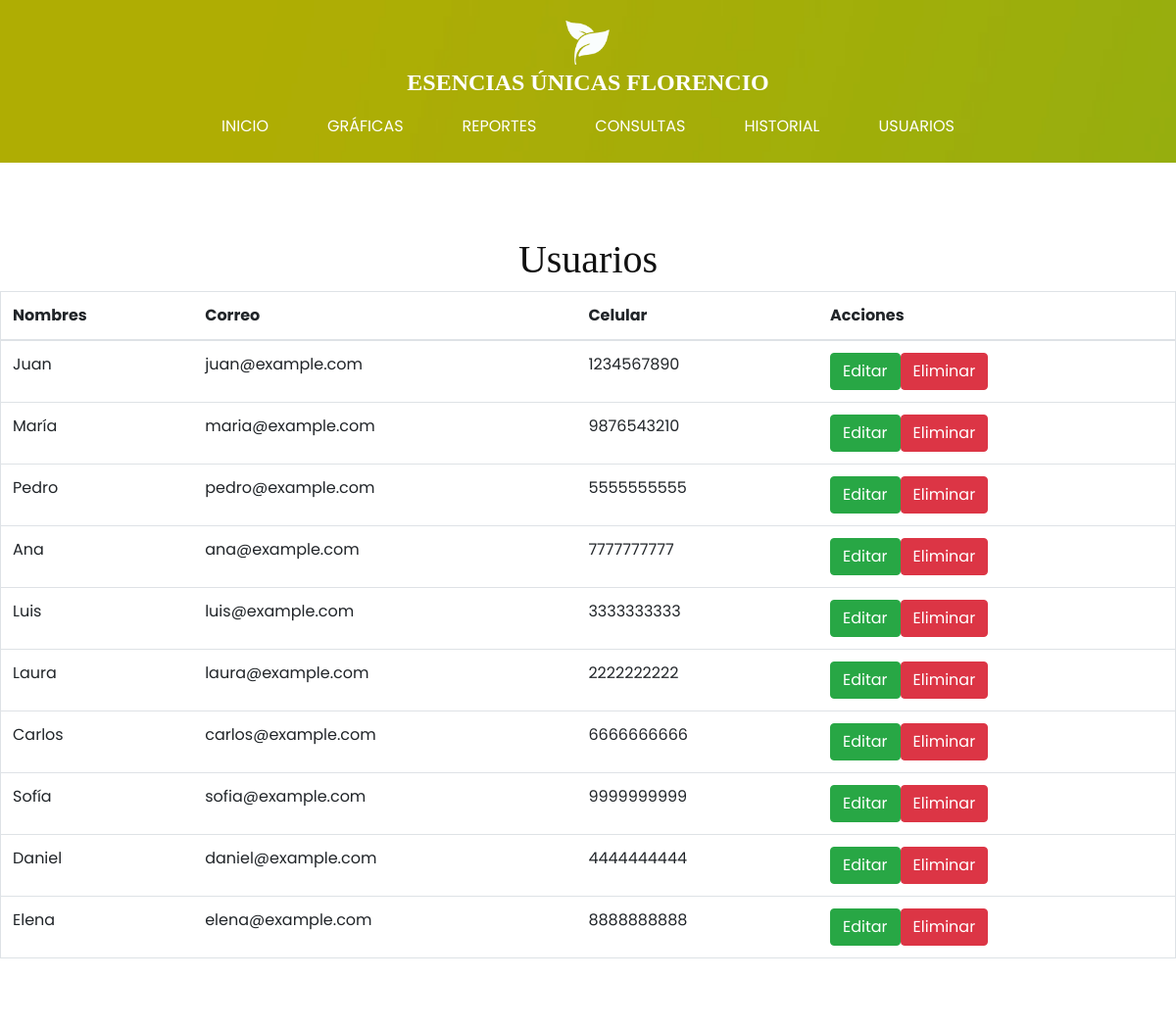
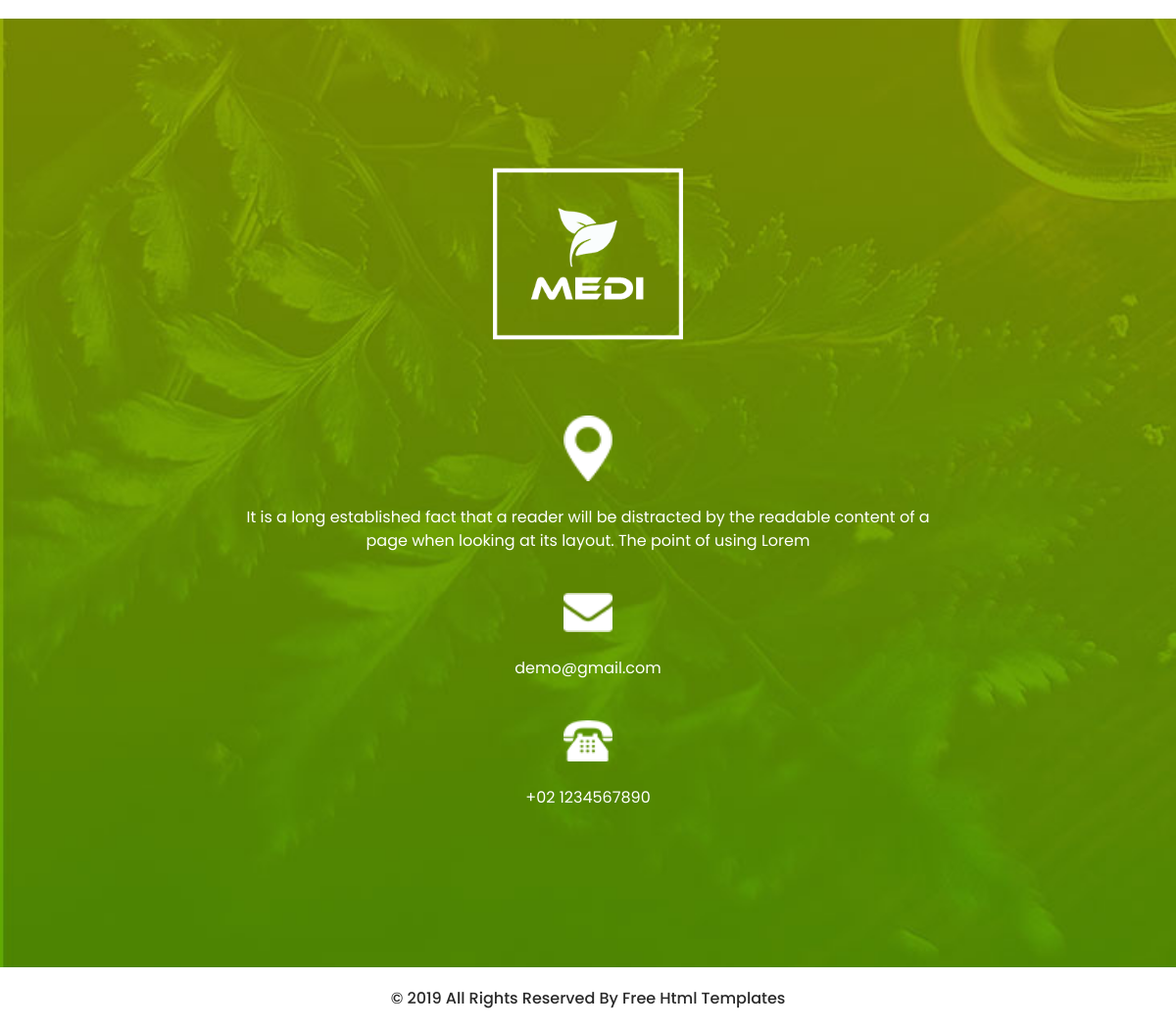
The app's page /usuarios.php with its own data (2 pictures, top to bottom).
### tables this page shows
CREATE TABLE `usuarios_t` (
  `ID_US` int(11) NOT NULL,
  `NOMBRES_US` varchar(250) DEFAULT NULL,
  `APELLIDOS_US` varchar(250) DEFAULT NULL,
  `CORREO_US` varchar(500) DEFAULT NULL,
  `CLAVE_US` varchar(200) DEFAULT NULL,
  `CELULAR_US` varchar(20) DEFAULT NULL,
  `DIRECCION_US` varchar(500) DEFAULT NULL,
  `FECHA_ALTA_US` datetime DEFAULT NULL,
  `ESTATUS_US` int(11) DEFAULT NULL
);

### usuarios.php (the view, shortened to what this page needs)
<!DOCTYPE html>
<html>
<head>
  <link rel="stylesheet" type="text/css"
    href="https://cdnjs.cloudflare.com/ajax/libs/OwlCarousel2/2.1.3/assets/owl.carousel.min.css" />
  <link rel="stylesheet" type="text/css" href="css/bootstrap.css" />
  <link href="css/style.css" rel="stylesheet" />
  <link href="css/responsive.css" rel="stylesheet" />
</head>
<body class="sub_page">
  <?php include 'conn.php';?>
  <div class="hero_area">
    <header class="header_section">
      <div class="container-fluid">
        <nav class="navbar navbar-expand-lg custom_nav-container pt-3">
          <a class="navbar-brand" href="index.html">
            <img src="images/logo.png" alt="" />
            <span>
              Esencias Únicas Florencio
            </span>
          </a>
          <div class="collapse navbar-collapse" id="navbarSupportedContent">
            <div class="d-flex ml-auto flex-column flex-lg-row align-items-center">
              <ul class="navbar-nav  ">
                <li class="nav-item active">
                  <a class="nav-link" href="inicio.php">Inicio <span class="sr-only">(current)</span></a>
                </li>
                <li class="nav-item">
                  <a class="nav-link" href="graficas.php"> Gráficas </a>
                </li>
                <li class="nav-item">
                  <a class="nav-link" href="reportes.php"> Reportes </a>
                </li>
                <li class="nav-item">
                  <a class="nav-link" href="consultas.php"> Consultas </a>
                </li>
                <li class="nav-item">
                  <a class="nav-link" href="historial.php"> Historial </a>
                </li>
                <li class="nav-item">
                  <a class="nav-link" href="usuarios.php">Usuarios</a>
                </li>
              </ul>
            </div>
          </div>
        </nav>
      </div>
    </header>
  </div>
   <section class="about_section layout_padding">
    <h1 class="text-center">Usuarios</h1>
        <table class="table table-hover border">
            <thead>
                <tr>
                    <th scope="col">Nombres</th>
                    <th scope="col">Correo</th>
                    <th scope="col">Celular</th>
                    <th scope="col">Acciones</th>
                </tr>
            </thead>
            <tbody>
                <?php
                $sql = "SELECT ID_US, NOMBRES_US, CORREO_US, CELULAR_US FROM USUARIOS_T WHERE ESTATUS_US <>2";
                $resultado = $conn->query($sql);
                if ($resultado->num_rows > 0) {
                    while ($row = $resultado->fetch_assoc()) {
                        echo "<tr>";
                        echo "<td>" . $row['NOMBRES_US'] . "</td>";
                        echo "<td>" . $row['CORREO_US'] . "</td>";
                        echo "<td>" . $row['CELULAR_US'] . "</td>";
                        echo "<td><a href='verUsuario.php?id={$row["ID_US"]}' class='btn btn-success'>Editar</a><a href='eliminarUsuario.php?id={$row["ID_US"]}' class='btn btn-danger'>Eliminar</a></td>";
                        echo "</tr>";
                    }
                } else {
                    echo "<tr><td colspan='5'>No hay registros</td></tr>";
                }
                ?>
            </tbody>
        </table>
    </section>
    <?php
      include 'footer.php'
    ?>
</body>
</html>

### footer.php
<section class="info_section layout_padding">
   <div class="container layout_padding-top  layout_padding2-bottom">
     <div class="logo-box">
       <a href="index.html">
         <img src="images/info-logo.png" alt="">
       </a>
     </div>
     <div class="info_items">
       <a href="">
         <div class="item ">
           <div class="img-box box-1">
             <img src="images/location-white.png" alt="" />
           </div>
           <div class="detail-box">
             <p>
               It is a long established fact that a reader will be distracted by the readable content of a page when
               looking at its layout. The point of using Lorem
             </p>
           </div>
         </div>
       </a>
       <a href="">
         <div class="item ">
           <div class="img-box box-3">
             <img src="images/envelope-white.png" alt="" />
           </div>
           <div class="detail-box">
             <p>
               demo@gmail.com
             </p>
           </div>
         </div>
       </a>
       <a href="">
         <div class="item ">
           <div class="img-box box-2">
             <img src="images/telephone-white.png" alt="" />
           </div>
           <div class="detail-box">
             <p>
               +02 1234567890
             </p>
           </div>
         </div>
       </a>
     </div>
   </div>
 </section>
 <section class="container-fluid footer_section">
   <p>
     &copy; 2019 All Rights Reserved By
     <a href="https://html.design/">Free Html Templates</a>
   </p>
 </section>

### css/style.css (style rules this page uses)
h1, h2, h3 { font-family: "Ethnocentric"; }
body { font-family: "poppins", sans-serif; color: #101010; background-color: #ffffff; }
.layout_padding { padding: 75px 0; }
.layout_padding2-bottom { padding-bottom: 45px; }
.layout_padding-top { padding-top: 75px; }
.hero_area { height: 98vh; background-image: url(../images/hero.jpg); background-size: cover; background-attachment: fixed; }
.sub_page .hero_area { height: auto; }
.header_section .container-fluid { padding-right: 25px; padding-left: 25px; }
.custom_nav-container.navbar-expand-lg .navbar-nav .nav-link { padding: 10px 30px; color: #ffffff; text-align: center; text-transform: uppercase; }
a, a:hover, a:focus { text-decoration: none; }
.btn, .btn:focus { outline: none !important; -webkit-box-shadow: none; box-shadow: none; }
.navbar-brand, .navbar-brand:hover { text-transform: uppercase; font-weight: bold; font-size: 24px; color: #fafcfd; }
.navbar-brand { display: -webkit-box; display: -ms-flexbox; display: flex; -webkit-box-align: center; -ms-flex-align: center; align-items: center; -webkit-box-orient: vertical; -webkit-box-direction: normal; -ms-flex-direction: column; flex-direction: column; align-items: center; margin-right: 0; }
.navbar-brand img { width: 45px; }
.navbar-brand span { font-size: 24px; font-weight: 700; color: #ffffff; font-family: "Ethnocentric"; }
.custom_nav-container { z-index: 99999; padding: 15px 0; -webkit-box-orient: vertical; -webkit-box-direction: normal; -ms-flex-direction: column; flex-direction: column; -webkit-box-align: center; -ms-flex-align: center; align-items: center; }
.info_section { background-image: url(../images/info-bg.jpg); background-size: cover; background-attachment: fixed; }
.info_section .logo-box { width: 200px; margin: 0 auto 75px auto; }
.info_section .logo-box img { width: 100%; }
.info_items { width: 65%; margin: 0 auto; display: -webkit-box; display: -ms-flexbox; display: flex; -webkit-box-orient: vertical; -webkit-box-direction: normal; -ms-flex-direction: column; flex-direction: column; -webkit-box-align: center; -ms-flex-align: center; align-items: center; -webkit-box-pack: justify; -ms-flex-pack: justify; justify-content: space-between; }
.info_items .item { display: -webkit-box; display: -ms-flexbox; display: flex; -webkit-box-orient: vertical; -webkit-box-direction: normal; -ms-flex-direction: column; flex-direction: column; -webkit-box-align: center; -ms-flex-align: center; align-items: center; text-align: center; margin-bottom: 25px; }
.info_items .item .img-box { width: 50px; border-radius: 100%; background-repeat: no-repeat; background-position: center; margin-bottom: 15px; }
.info_items .item .img-box img { width: 100%; }
.info_items .item .detail-box { margin-top: 10px; color: #fff; }
.info_items { position: relative; }
.info_items a { position: relative; }
.footer_section { background-color: #ffffff; padding: 20px; font-weight: 500; }
.footer_section p { color: #292929; margin: 0; text-align: center; }
.footer_section a { color: #292929; }

### css/responsive.css (style rules this page uses)
@media (min-width: 1200px) { .container { max-width: 1170px; } }

### records on screen
usuarios_t: NOMBRES_US "Juan", CORREO_US "juan@example.com", CELULAR_US "1234567890"
usuarios_t: NOMBRES_US "María", CORREO_US "maria@example.com", CELULAR_US "9876543210"
usuarios_t: NOMBRES_US "Pedro", CORREO_US "pedro@example.com", CELULAR_US "5555555555"
usuarios_t: NOMBRES_US "Ana", CORREO_US "ana@example.com", CELULAR_US "7777777777"
usuarios_t: NOMBRES_US "Luis", CORREO_US "luis@example.com", CELULAR_US "3333333333"
usuarios_t: NOMBRES_US "Laura", CORREO_US "laura@example.com", CELULAR_US "2222222222"
usuarios_t: NOMBRES_US "Carlos", CORREO_US "carlos@example.com", CELULAR_US "6666666666"
usuarios_t: NOMBRES_US "Sofía", CORREO_US "sofia@example.com", CELULAR_US "9999999999"
usuarios_t: NOMBRES_US "Daniel", CORREO_US "daniel@example.com", CELULAR_US "4444444444"
usuarios_t: NOMBRES_US "Elena", CORREO_US "elena@example.com", CELULAR_US "8888888888"
